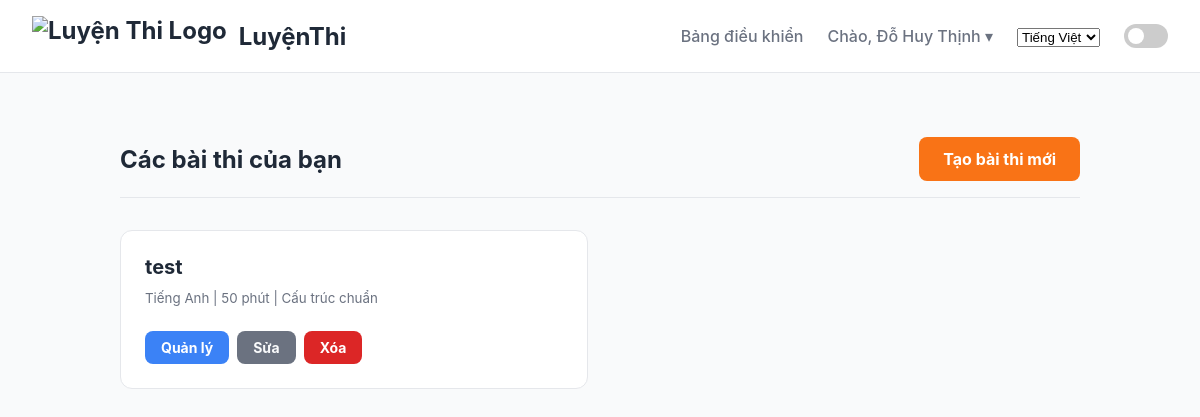
The page /vi/dashboard/ (signed in) on the database as committed earlier.
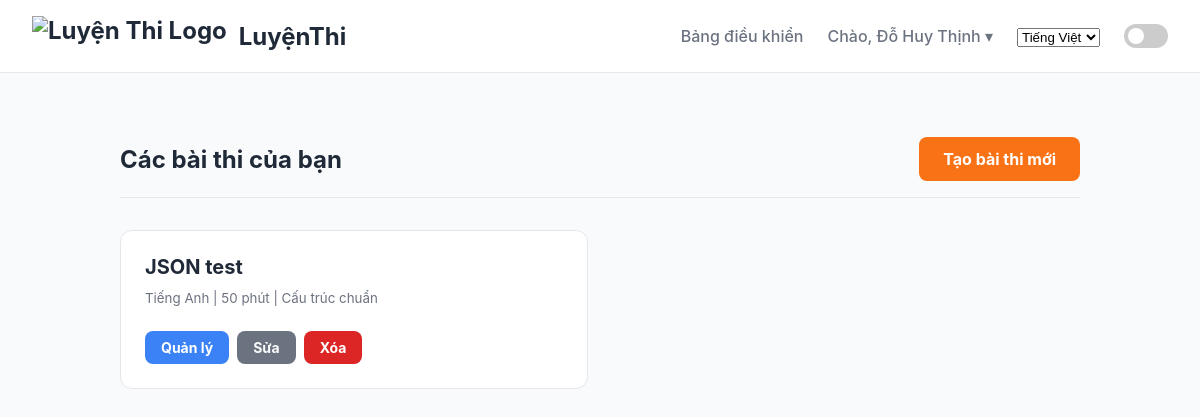
The same page on the database as committed later.
### quizapp/models.py (models this page shows, shortened)
class Exam(models.Model):
    class SubjectType(models.TextChoices):
        MATH = 'MATH', _('Toán')
        PHYSICS = 'PHYSICS', _('Vật lý')
        CHEMISTRY = 'CHEMISTRY', _('Hóa học')
        BIOLOGY = 'BIOLOGY', _('Sinh học')
        HISTORY = 'HISTORY', _('Lịch sử')
        GEOGRAPHY = 'GEOGRAPHY', _('Địa lí')
        CIVIC_EDUCATION = 'CIVIC_EDUCATION', _('Giáo dục công dân')
        ENGLISH = 'ENGLISH', _('Tiếng Anh')
        TSA = 'TSA', _('Đánh giá tư duy (TSA)')
        OTHER = 'OTHER', _('Môn khác')
    class Visibility(models.TextChoices):
        PUBLIC = 'PUBLIC', _('Công khai')
        PRIVATE = 'PRIVATE', _('Riêng tư (yêu cầu mã)')
    title = models.CharField(max_length=255, verbose_name=_("Tiêu đề kỳ thi"))
    description = models.TextField(blank=True, null=True, verbose_name=_("Mô tả"))
    owner = models.ForeignKey(settings.AUTH_USER_MODEL, on_delete=models.CASCADE, related_name='exams')
    subject = models.CharField(max_length=20, choices=SubjectType.choices, default=SubjectType.OTHER, verbose_name=_("Môn học (cho cấu trúc chuẩn)"))
    duration_minutes = models.PositiveIntegerField(default=50, verbose_name=_("Thời gian làm bài (phút)"))
    is_custom = models.BooleanField(default=False, verbose_name=_("Cấu trúc tùy chỉnh"))
    code = models.CharField(max_length=8, unique=True, blank=True, default=generate_exam_code, verbose_name=_("Mã bài thi"))
    visibility = models.CharField(max_length=10, choices=Visibility.choices, default=Visibility.PUBLIC, verbose_name=_("Chế độ hiển thị"))
    created_at = models.DateTimeField(auto_now_add=True)
    updated_at = models.DateTimeField(auto_now=True)
    class Meta: ordering = ['-created_at']

### quizapp/views.py (the view)
# urls.py: path('dashboard/', views.teacher_dashboard, name='teacher_dashboard'),
@login_required(login_url='login')
@user_passes_test(is_teacher)
def teacher_dashboard(request):
    exams = Exam.objects.filter(owner=request.user).order_by('-created_at')
    return render(request, 'dashboard/teacher_dashboard.html', {'exams': exams})

### quizapp/views.py (called while the page is built)
def is_teacher(user):
    return user.is_authenticated and user.role == User.Role.TEACHER

### quizapp/templates/dashboard/teacher_dashboard.html (shortened to what this page needs)
{% extends "base.html" %}
{% load i18n %}
{% block content %}
<div class="dashboard-header">
    <h2>{% trans "Các bài thi của bạn" %}</h2>
    <a href="{% url 'exam_create' %}" class="btn btn-cta">{% trans "Tạo bài thi mới" %}</a>
</div>
<div class="exam-list">
    {% for exam in exams %}
        <div class="exam-item">
            <div class="exam-info">
                <h3>{{ exam.title }}</h3>
                <small>{{ exam.get_subject_display }} | {{ exam.duration_minutes }} {% trans "phút" %} | {% if exam.is_custom %}{% trans "Tùy chỉnh" %}{% else %}{% trans "Cấu trúc chuẩn" %}{% endif %}</small>
            </div>
            <div class="exam-actions">
                <a href="{% url 'exam_detail_teacher' pk=exam.pk %}" class="btn btn-primary">{% trans "Quản lý" %}</a>
                <a href="{% url 'exam_update' pk=exam.pk %}" class="btn" style="background-color: var(--text-secondary); color: var(--bg-primary);">{% trans "Sửa" %}</a>
                <a href="{% url 'exam_delete' pk=exam.pk %}" class="btn" style="background-color: var(--error); color: white;">{% trans "Xóa" %}</a>
            </div>
        </div>
    {% empty %}
        <p>{% trans "Bạn chưa tạo bài thi nào. Hãy bắt đầu ngay!" %}</p>
    {% endfor %}
</div>
{% endblock %}

Rows that differ between the two databases and show on the page:
removed Exam: title "test", subject "Tiếng Anh", duration_minutes "50"
added Exam: title "JSON test", subject "Tiếng Anh", duration_minutes "50"
